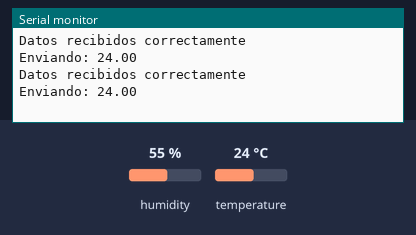
This sketch was run on a simulated Arduino Mega 2560, built with avr-gcc and run on an emulated ATmega2560. Shown: the last lines printed to the serial monitor. Inputs (shaded band) come from the test bench; at power-on: temperature 24 °C, humidity 55 %. WiFi joins after 1.5 s; servers stay silent unless stated.

Above: at 3.8 s.
3.9 s: temperature set to 12 °C
At 7.4 s:
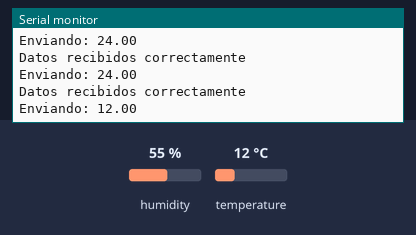
7.8 s: temperature set to 19 °C
At 10.1 s:
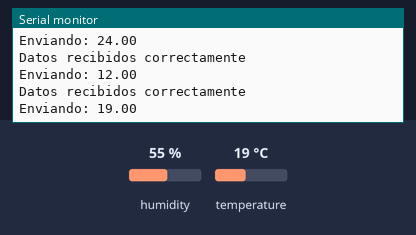
Timing chart, 0 to 11.6 s (numbered marks = the images above; inputs shaded):
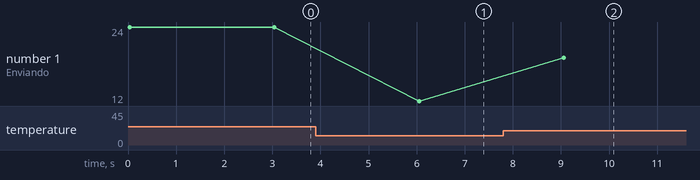

The sketch:

ClientUDPCommunication.ino
```cpp
/*
ClientUDPCommunication
Este programa se encarga de leer la informacion del DHT22
y transmitirla via UDP al servidor web (Arduino MEGA)

En caso de conectar la placa y no recibir los datos deseados,
Conectar la placa mediante USB a la computadora y revisar los registros
impresos en el monitor serial
 */


#include <Ethernet.h>
#include <EthernetUdp.h>
#include "DHT.h"
#include <stdlib.h>

#define INTERVALO 3 //Intervalo en segundos entre lectura y lectura del sensor

#define DHTPIN 2
#define DHTTYPE DHT22

#define ARRAY_SIZE 32

//La direccion IP y MAC deben ser UNICAS entre cada dispositivo
//Corroborar que ninguno de los valores coincida con ninguna de
//las maquinas que se encuentren en la isla de conexión
byte mac[] = {
  0xDE, 0xAD, 0xBE, 0xEF, 0xFE, 0xEE
};
//El 3er numero de la IP debe coincidir con el proporcionado por el switch
IPAddress ip(192, 168, 20, 201);

unsigned int localPort = 26026;      // local port to listen on

//IP y puerto de comunicación del servidor web
char masterIP[]="192.168.20.200";
int masterPort=26026;

// buffers for receiving and sending data
char packetBuffer[UDP_TX_PACKET_MAX_SIZE];  // buffer to hold incoming packet,
char replyBuffer[ARRAY_SIZE];


// Creo las instancias de la libreria UDP para la comunicacion con el servidor
// y el DHT para la lectura del sensor
EthernetUDP Udp;
DHT dht(DHTPIN,DHTTYPE);

void setup() {
  // Inicializacion de la conexion Ethernet
  Ethernet.begin(mac, ip);

  Serial.begin(9600);

  // Chequeo que el shield de Ethernet esté conectado correctamente
  if (Ethernet.hardwareStatus() == EthernetNoHardware) {
    Serial.println("El Ethernet shield no esta disponible.");
    while (true) {
      delay(1); // do nothing, no point running without Ethernet hardware
    }
  }
  if (Ethernet.linkStatus() == LinkOFF) {
    Serial.println("Cable Ethernet desconectado.");
  }

//  Inicializamos los componentes
  dht.begin();
  Udp.begin(localPort);
}

void loop() {
  //Leemos los datos del DHT22
  float temperature = dht.readTemperature();

  //Si lo recibido no es un numero
  if(isnan(temperature)){
    Serial.println(F("Lectura del sensor fallida"));//Lanzamos un aviso de error
  }
  //Caso contrario
  else{
    //Avisamos que se leyó correctamente
    Serial.println(F("Datos recibidos correctamente"));
    dtostrf(temperature,1,2,replyBuffer); //Guardamos la lectura en el buffer de salida en formato string
    Serial.print(F("Enviando: "));        //y mostramos lo que estamos por mandar
    Serial.println(replyBuffer);

    Udp.beginPacket(masterIP, masterPort);  //Comenzamos la comunicacion al servidor
    Udp.write(replyBuffer,ARRAY_SIZE);      //Escribimos el mensaje en el buffer
    Udp.endPacket();                        //Enviamos la informacion y cerramos la comunicación
  }


  delay(INTERVALO*1000);
}


/*
  Processing sketch to run with this example
 =====================================================

 // Processing UDP example to send and receive string data from Arduino
 // press any key to send the "Hello Arduino" message


 import hypermedia.net.*;

 UDP udp;  // define the UDP object


 void setup() {
 udp = new UDP( this, 6000 );  // create a new datagram connection on port 6000
 //udp.log( true ); 		// <-- printout the connection activity
 udp.listen( true );           // and wait for incoming message
 }

 void draw()
 {
 }

 void keyPressed() {
 String ip       = "192.168.1.177";	// the remote IP address
 int port        = 8888;		// the destination port

 udp.send("Hello World", ip, port );   // the message to send

 }

 void receive( byte[] data ) { 			// <-- default handler
 //void receive( byte[] data, String ip, int port ) {	// <-- extended handler

 for(int i=0; i < data.length; i++)
 print(char(data[i]));
 println();
 }
 */
```

Measured:
- after the input at 3.9 s, the serial monitor: prints a new line after 2.2 s (image 1)
- after the input at 7.8 s, the serial monitor: prints a new line after 1.3 s (image 2)
- plotted number 1: 24 → 12 after the input at 3.9 s, 12 → 19 after the input at 7.8 s
